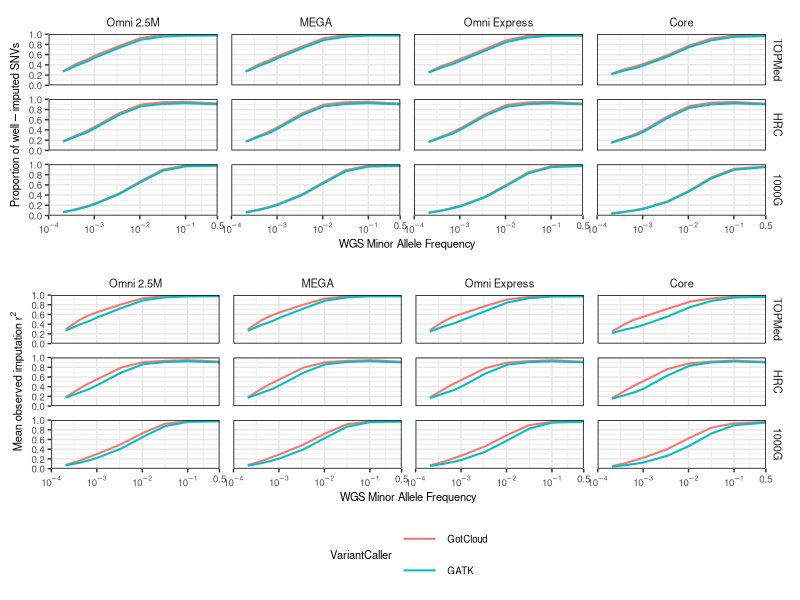

This figure's R source:
library(data.table)
library(ggplot2)
library(gridExtra)

gatk=fread("../analyses/varcaller/metsim.gatk.bi.snv.perc8.tab")
gatk=gatk[,c(1:13)]
gatk=gatk[c(which(abs(gatk$MAF-0.0002)==min(abs(gatk$MAF-0.0002))),which(abs(gatk$MAF-0.0004)==min(abs(gatk$MAF-0.0004))),which(abs(gatk$MAF-0.0006)==min(abs(gatk$MAF-0.0006))),which(abs(gatk$MAF-0.001)==min(abs(gatk$MAF-0.001))),which(abs(gatk$MAF-0.0032)==min(abs(gatk$MAF-0.0032))),which(abs(gatk$MAF-0.01)==min(abs(gatk$MAF-0.01))),which(abs(gatk$MAF-0.0316)==min(abs(gatk$MAF-0.0316))),which(abs(gatk$MAF-0.1)==min(abs(gatk$MAF-0.1))),which(abs(gatk$MAF-0.5)==min(abs(gatk$MAF-0.5)))),]
gatk=melt(gatk, id="MAF")
gatk$Array=rep(0, nrow(gatk))
gatk$Array[which(gatk$variable=="Core_1000G" | gatk$variable=="Core_HRC" | gatk$variable=="Core_TOPMed")]="Core"
gatk$Array[which(gatk$variable=="OmniExp_1000G" | gatk$variable=="OmniExp_HRC" | gatk$variable=="OmniExp_TOPMed")]="Omni Express"
gatk$Array[which(gatk$variable=="Omni25_1000G" | gatk$variable=="Omni25_HRC" | gatk$variable=="Omni25_TOPMed")]="Omni 2.5M"
gatk$Array[which(gatk$variable=="MEGA_1000G" | gatk$variable=="MEGA_HRC" | gatk$variable=="MEGA_TOPMed")]="MEGA"
gatk$Array=as.factor(gatk$Array)
gatk$`Reference Panel`=rep(0, nrow(gatk))
gatk$`Reference Panel`[which(gatk$variable=="Core_1000G" | gatk$variable=="OmniExp_1000G" | gatk$variable=="Omni25_1000G" | gatk$variable=="MEGA_1000G")]="1000G"
gatk$`Reference Panel`[which(gatk$variable=="Core_HRC" | gatk$variable=="OmniExp_HRC" | gatk$variable=="Omni25_HRC"| gatk$variable=="MEGA_HRC")]="HRC"
gatk$`Reference Panel`[which(gatk$variable=="Core_TOPMed" | gatk$variable=="OmniExp_TOPMed" | gatk$variable=="Omni25_TOPMed" | gatk$variable=="MEGA_TOPMed")]="TOPMed"
gatk$`Reference Panel`=as.factor(gatk$`Reference Panel`)
gatk$VariantCaller=rep("GATK", nrow(gatk))

metsim=fread("../analyses/percentileaggr2/metsim.bi.snv.perc8.tab")
metsim=metsim[,c(1:13)]
metsim=metsim[c(which(abs(metsim$MAF-0.0002)==min(abs(metsim$MAF-0.0002))),which(abs(metsim$MAF-0.0004)==min(abs(metsim$MAF-0.0004))),which(abs(metsim$MAF-0.0006)==min(abs(metsim$MAF-0.0006))),which(abs(metsim$MAF-0.001)==min(abs(metsim$MAF-0.001))),which(abs(metsim$MAF-0.0032)==min(abs(metsim$MAF-0.0032))),which(abs(metsim$MAF-0.01)==min(abs(metsim$MAF-0.01))),which(abs(metsim$MAF-0.0316)==min(abs(metsim$MAF-0.0316))),which(abs(metsim$MAF-0.1)==min(abs(metsim$MAF-0.1))),which(abs(metsim$MAF-0.5)==min(abs(metsim$MAF-0.5)))),]
metsim=melt(metsim, id="MAF")
metsim$Array=rep(0, nrow(metsim))
metsim$Array[which(metsim$variable=="Core_1000G" | metsim$variable=="Core_HRC" | metsim$variable=="Core_TOPMed")]="Core"
metsim$Array[which(metsim$variable=="OmniExp_1000G" | metsim$variable=="OmniExp_HRC" | metsim$variable=="OmniExp_TOPMed")]="Omni Express"
metsim$Array[which(metsim$variable=="Omni25_1000G" | metsim$variable=="Omni25_HRC" | metsim$variable=="Omni25_TOPMed")]="Omni 2.5M"
metsim$Array[which(metsim$variable=="MEGA_1000G" | metsim$variable=="MEGA_HRC" | metsim$variable=="MEGA_TOPMed")]="MEGA"
metsim$Array=as.factor(metsim$Array)
metsim$`Reference Panel`=rep(0, nrow(metsim))
metsim$`Reference Panel`[which(metsim$variable=="Core_1000G" | metsim$variable=="OmniExp_1000G" | metsim$variable=="Omni25_1000G" | metsim$variable=="MEGA_1000G")]="1000G"
metsim$`Reference Panel`[which(metsim$variable=="Core_HRC" | metsim$variable=="OmniExp_HRC" | metsim$variable=="Omni25_HRC"| metsim$variable=="MEGA_HRC")]="HRC"
metsim$`Reference Panel`[which(metsim$variable=="Core_TOPMed" | metsim$variable=="OmniExp_TOPMed" | metsim$variable=="Omni25_TOPMed" | metsim$variable=="MEGA_TOPMed")]="TOPMed"
metsim$`Reference Panel`=as.factor(metsim$`Reference Panel`)
metsim$VariantCaller=rep("GotCloud", nrow(metsim))

prop=rbind(gatk,metsim)
prop$Measure=rep("proportion", nrow(prop))

gatk=fread("../analyses/varcaller/metsim.gatk.bi.snv.mean.tab")
gatk=fread("../analyses/varcaller/metsim.gatk.bi.snv.perc8.tab")
gatk=gatk[,c(1:13)]
gatk=gatk[c(which(abs(gatk$MAF-0.0002)==min(abs(gatk$MAF-0.0002))),which(abs(gatk$MAF-0.0004)==min(abs(gatk$MAF-0.0004))),which(abs(gatk$MAF-0.0006)==min(abs(gatk$MAF-0.0006))),which(abs(gatk$MAF-0.001)==min(abs(gatk$MAF-0.001))),which(abs(gatk$MAF-0.0032)==min(abs(gatk$MAF-0.0032))),which(abs(gatk$MAF-0.01)==min(abs(gatk$MAF-0.01))),which(abs(gatk$MAF-0.0316)==min(abs(gatk$MAF-0.0316))),which(abs(gatk$MAF-0.1)==min(abs(gatk$MAF-0.1))),which(abs(gatk$MAF-0.5)==min(abs(gatk$MAF-0.5)))),]
gatk=melt(gatk, id="MAF")
gatk$Array=rep(0, nrow(gatk))
gatk$Array[which(gatk$variable=="Core_1000G" | gatk$variable=="Core_HRC" | gatk$variable=="Core_TOPMed")]="Core"
gatk$Array[which(gatk$variable=="OmniExp_1000G" | gatk$variable=="OmniExp_HRC" | gatk$variable=="OmniExp_TOPMed")]="Omni Express"
gatk$Array[which(gatk$variable=="Omni25_1000G" | gatk$variable=="Omni25_HRC" | gatk$variable=="Omni25_TOPMed")]="Omni 2.5M"
gatk$Array[which(gatk$variable=="MEGA_1000G" | gatk$variable=="MEGA_HRC" | gatk$variable=="MEGA_TOPMed")]="MEGA"
gatk$Array=as.factor(gatk$Array)
gatk$`Reference Panel`=rep(0, nrow(gatk))
gatk$`Reference Panel`[which(gatk$variable=="Core_1000G" | gatk$variable=="OmniExp_1000G" | gatk$variable=="Omni25_1000G" | gatk$variable=="MEGA_1000G")]="1000G"
gatk$`Reference Panel`[which(gatk$variable=="Core_HRC" | gatk$variable=="OmniExp_HRC" | gatk$variable=="Omni25_HRC"| gatk$variable=="MEGA_HRC")]="HRC"
gatk$`Reference Panel`[which(gatk$variable=="Core_TOPMed" | gatk$variable=="OmniExp_TOPMed" | gatk$variable=="Omni25_TOPMed" | gatk$variable=="MEGA_TOPMed")]="TOPMed"
gatk$`Reference Panel`=as.factor(gatk$`Reference Panel`)
gatk$VariantCaller=rep("GATK", nrow(gatk))

metsim=fread("../analyses/percentileaggr2/metsim.bi.snv.mean.tab")
metsim=metsim[,c(1:13)]
metsim=metsim[c(which(abs(metsim$MAF-0.0002)==min(abs(metsim$MAF-0.0002))),which(abs(metsim$MAF-0.0004)==min(abs(metsim$MAF-0.0004))),which(abs(metsim$MAF-0.0006)==min(abs(metsim$MAF-0.0006))),which(abs(metsim$MAF-0.001)==min(abs(metsim$MAF-0.001))),which(abs(metsim$MAF-0.0032)==min(abs(metsim$MAF-0.0032))),which(abs(metsim$MAF-0.01)==min(abs(metsim$MAF-0.01))),which(abs(metsim$MAF-0.0316)==min(abs(metsim$MAF-0.0316))),which(abs(metsim$MAF-0.1)==min(abs(metsim$MAF-0.1))),which(abs(metsim$MAF-0.5)==min(abs(metsim$MAF-0.5)))),]
metsim=melt(metsim, id="MAF")
metsim$Array=rep(0, nrow(metsim))
metsim$Array[which(metsim$variable=="Core_1000G" | metsim$variable=="Core_HRC" | metsim$variable=="Core_TOPMed")]="Core"
metsim$Array[which(metsim$variable=="OmniExp_1000G" | metsim$variable=="OmniExp_HRC" | metsim$variable=="OmniExp_TOPMed")]="Omni Express"
metsim$Array[which(metsim$variable=="Omni25_1000G" | metsim$variable=="Omni25_HRC" | metsim$variable=="Omni25_TOPMed")]="Omni 2.5M"
metsim$Array[which(metsim$variable=="MEGA_1000G" | metsim$variable=="MEGA_HRC" | metsim$variable=="MEGA_TOPMed")]="MEGA"
metsim$Array=as.factor(metsim$Array)
metsim$`Reference Panel`=rep(0, nrow(metsim))
metsim$`Reference Panel`[which(metsim$variable=="Core_1000G" | metsim$variable=="OmniExp_1000G" | metsim$variable=="Omni25_1000G" | metsim$variable=="MEGA_1000G")]="1000G"
metsim$`Reference Panel`[which(metsim$variable=="Core_HRC" | metsim$variable=="OmniExp_HRC" | metsim$variable=="Omni25_HRC"| metsim$variable=="MEGA_HRC")]="HRC"
metsim$`Reference Panel`[which(metsim$variable=="Core_TOPMed" | metsim$variable=="OmniExp_TOPMed" | metsim$variable=="Omni25_TOPMed" | metsim$variable=="MEGA_TOPMed")]="TOPMed"
metsim$`Reference Panel`=as.factor(metsim$`Reference Panel`)
metsim$VariantCaller=rep("GotCloud", nrow(metsim))

mean=rbind(gatk,metsim)
mean$Measure=rep("mean", nrow(mean))

##Plotting
all=rbind(prop,mean)
all$Array=factor(all$Array, levels=c("Omni 2.5M","MEGA","Omni Express","Core"))
all$`Reference Panel`=factor(all$`Reference Panel`, levels=c("TOPMed","HRC","1000G"))
all$VariantCaller=factor(all$VariantCaller, levels=c("GotCloud","GATK"))
ybrks<-c(0,0.2,0.4,0.6,0.8,1)
brks<-c(0.5, 0.1, 0.01,0.001,0.0001)
labs=c(expression(0.5),expression(10^-1), expression(10^-2), expression(10^-3),expression(10^-4))

a=ggplot(all[which(all$Measure=="proportion"),], aes(x=MAF,y=value, color=VariantCaller))+scale_x_log10(breaks=brks, labels=labs, limits=c(1e-4,0.5),expand=c(0,0))+scale_y_continuous(breaks=ybrks,limits=c(0,1), expand=c(0,0))+theme_bw()+facet_grid(`Reference Panel`~Array)+theme(legend.position="none",panel.grid.major=element_line(colour="#e7e7e7"),panel.spacing=unit(0.7, "lines"), strip.text=element_text(size=8),axis.title=element_text(size=8),axis.text=element_text(size=7),panel.border=element_rect(color="black"),strip.background=element_rect(fill="white",color=NA), plot.margin=unit(c(0.5,0.5,0.5,0.5), "lines"))+geom_line(aes(group=VariantCaller), size=0.7)+xlab("WGS Minor Allele Frequency")+ylab(expression(Proportion~of~well-imputed~SNVs))

b=ggplot(all[which(all$Measure=="mean"),], aes(x=MAF,y=value, color=VariantCaller))+scale_x_log10(breaks=brks, labels=labs, limits=c(1e-4,0.5),expand=c(0,0))+scale_y_continuous(breaks=ybrks,limits=c(0,1), expand=c(0,0))+theme_bw()+facet_grid(`Reference Panel`~Array)+theme(legend.position="bottom",legend.text=element_text(size=7),panel.grid.major=element_line(colour="#e7e7e7"),panel.spacing=unit(0.7, "lines"), strip.text=element_text(size=8),axis.title=element_text(size=8),axis.text=element_text(size=7),panel.border=element_rect(color="black"),strip.background=element_rect(fill="white",color=NA), legend.title=element_text(size=8), plot.margin=unit(c(0.5,0.5,0.5,0.5), "lines"),legend.key.width=unit(2,"lines"))+geom_line(aes(group=VariantCaller), size=0.7)+xlab("WGS Minor Allele Frequency")+ylab(expression(Mean~observed~imputation~r^2))+guides(color=guide_legend(nrow=2))

tiff(file="~/FigS4.tiff", height=174, width=174, units="mm", res=300)
grid.arrange(a,b,ncol=1, heights=c(1,1.3))
dev.off()

